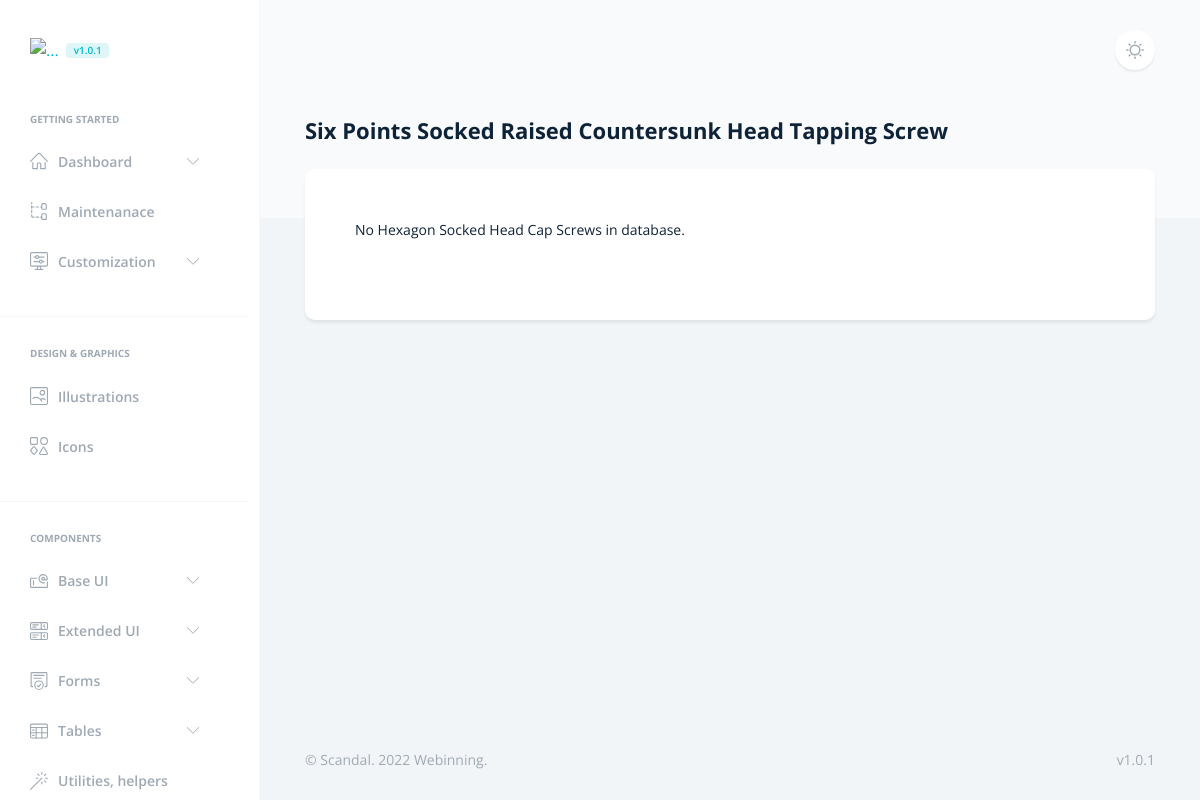
Page /fasteners/iso14583/ on the earlier database version.
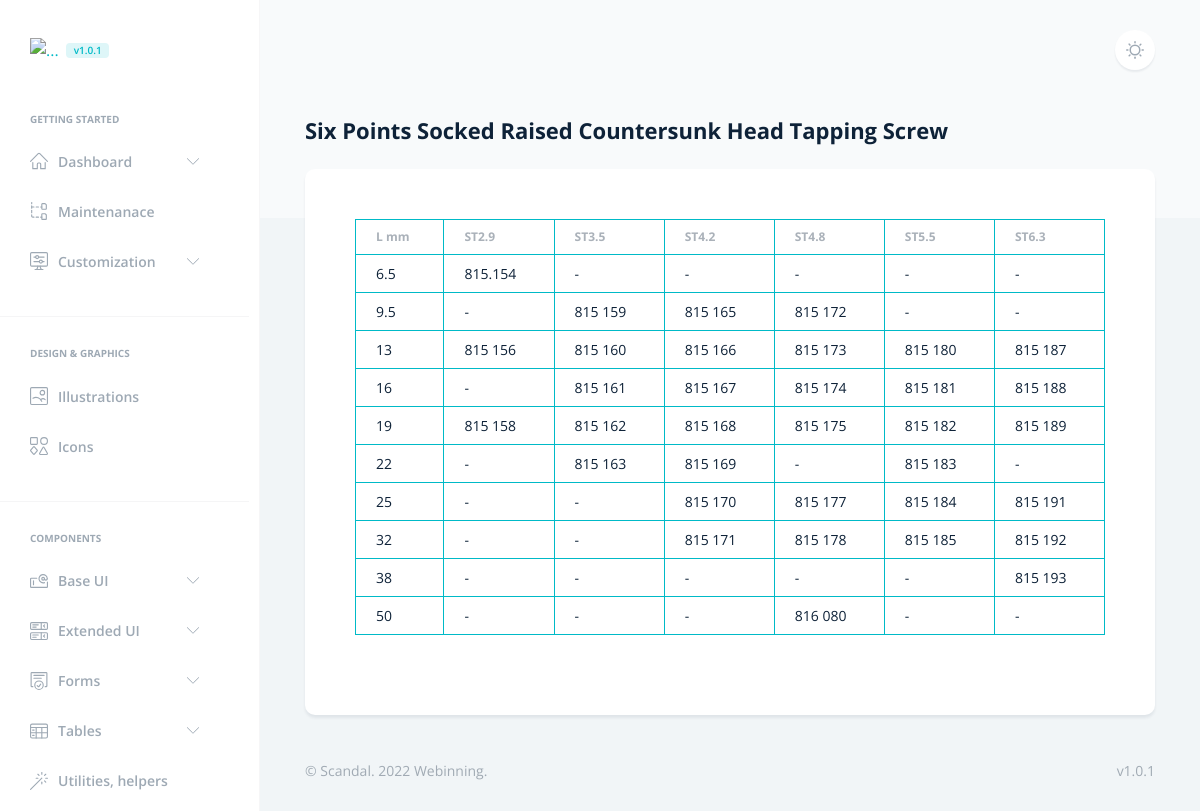
Same page on the later database version.
### fasteners/models.py (models this page shows, shortened)
class ISO14583(models.Model):
    screw_length = models.CharField(max_length=7, unique=True)
    st2_9 = models.CharField('ST2.9', max_length=7, default='-')
    st3_5 = models.CharField('ST3.5', max_length=7, default='-')
    st4_2 = models.CharField('ST4.2', max_length=7, default='-')
    st4_8 = models.CharField('ST4.8', max_length=7, default='-')
    st5_5 = models.CharField('ST5.5', max_length=7, default='-')
    st6_3 = models.CharField('ST6.3', max_length=7, default='-')
    class Meta:
        verbose_name = "ISO 14583"
        verbose_name_plural = "ISO 14583"

### fasteners/views.py (the view)
# urls.py: path('iso14583/', views.iso14583, name='iso14583'),
def iso14583(request):
    iso14583_list = ISO14583.objects.values()
    context = {
        'iso14583_list': iso14583_list,
    }
    return render(request, 'fasteners/screws/iso14583.html', context)

### templates/fasteners/screws/iso14583.html (shortened to what this page needs)
{% extends 'base.html' %}
{% load static %}
{% block navar %}
<li class="nav-item">
    <span class="h6 text-secondary ps-4 ps-lg-6 mb-3 d-block text-uppercase">Getting started</span>
</li>
<li class="nav-item dropdown">
    <a class="nav-link" href="#customization" data-bs-toggle="collapse" role="button" aria-expanded="false"
        aria-controls="customization">
        <span>Dashboard</span>
    </a>
</li>
<li class="nav-item">
    <a href="../docs/structure.html" class="nav-link">
        <span>Maintenanace</span>
    </a>
</li>
<li class="nav-item dropdown">
    <a class="nav-link" href="#customization" data-bs-toggle="collapse" role="button" aria-expanded="false"
        aria-controls="customization">
        <span>Customization</span>
    </a>
</li>
<li class="nav-item w-100">
    <hr>
</li>
<li class="nav-item">
    <span class="h6 text-secondary ps-4 ps-lg-6 mb-3 d-block text-uppercase">Design & Graphics</span>
</li>
<li class="nav-item">
    <a href="../docs/illustrations.html" class="nav-link">
        <span>Illustrations</span>
    </a>
</li>
<li class="nav-item">
    <a href="../docs/icons.html" class="nav-link">
        <span>Icons</span>
    </a>
</li>
<li class="nav-item w-100">
    <hr>
</li>
<li class="nav-item">
    <span class="h6 text-secondary ps-4 ps-lg-6 mb-3 d-block text-uppercase">Components</span>
</li>
<li class="nav-item dropdown">
    <a class="nav-link" href="#baseUI" data-bs-toggle="collapse" role="button" aria-expanded="false"
        aria-controls="baseUI">
        <span>Base UI</span>
    </a>
</li>
<li class="nav-item dropdown">
    <a class="nav-link" href="#extendedUI" data-bs-toggle="collapse" role="button" aria-expanded="false"
        aria-controls="extendedUI">
        <span>Extended UI</span>
    </a>
</li>
<li class="nav-item dropdown">
    <a class="nav-link" href="#forms" data-bs-toggle="collapse" role="button" aria-expanded="false"
        aria-controls="forms">
        <span>Forms</span>
    </a>
</li>
<li class="nav-item dropdown">
    <a class="nav-link" href="#tables" data-bs-toggle="collapse" role="button" aria-expanded="false"
        aria-controls="tables">
        <span>Tables</span>
    </a>
</li>
<li class="nav-item">
    <a href="../docs/utilities-helpers.html" class="nav-link">
        <span>Utilities, helpers</span>
    </a>
</li>
<li class="nav-item w-100">
</li>
{% endblock %}
{% block body%}
<h1 class="h2">Six Points Socked Raised Countersunk Head Tapping Screw</h1>
<div class="row">
    <div class="col">
        <div class="card border-0 p-md-6">
            <div class="card-body">
                <div class="row">
                    <div class="col">
{% if iso14583_list %}
<div class="table-responsive">
    <table class="table table-hover table-bordered border-primary table-sm">
        <thead>
            <tr>
                <th>L mm</th>
                <th>ST2.9</th>
                <th>ST3.5</th>
                <th>ST4.2</th>
                <th>ST4.8</th>
                <th>ST5.5</th>
                <th>ST6.3</th>
            </tr>
        </thead>
        {% for iso14583 in iso14583_list %}
        <tbody>
            <tr>
                <td>{{ iso14583.screw_length }}</a></td>
                <td>{{ iso14583.st2_9 }}</td>
                <td>{{ iso14583.st3_5 }}</td>
                <td>{{ iso14583.st4_2 }}</td>
                <td>{{ iso14583.st4_8 }}</td>
                <td>{{ iso14583.st5_5 }}</td>
                <td>{{ iso14583.st6_3 }}</td>
            </tr>
        </tbody>
    {% endfor %}
    </table>
</div>
{% else %}
    <p>No Hexagon Socked Head Cap Screws in database.</p>
{% endif %}
                    </div>
                </div>
            </div>
        </div>
    </div>
</div>
{% endblock %}

Differences in the rows shown:
added ISO14583: screw_length "6.5", st2_9 "815.154", st3_5 "-", st4_2 "-", st4_8 "-", st5_5 "-", st6_3 "-"
added ISO14583: screw_length "9.5", st2_9 "-", st3_5 "815 159", st4_2 "815 165", st4_8 "815 172", st5_5 "-", st6_3 "-"
added ISO14583: screw_length "13", st2_9 "815 156", st3_5 "815 160", st4_2 "815 166", st4_8 "815 173", st5_5 "815 180", st6_3 "815 187"
added ISO14583: screw_length "16", st2_9 "-", st3_5 "815 161", st4_2 "815 167", st4_8 "815 174", st5_5 "815 181", st6_3 "815 188"
added ISO14583: screw_length "19", st2_9 "815 158", st3_5 "815 162", st4_2 "815 168", st4_8 "815 175", st5_5 "815 182", st6_3 "815 189"
added ISO14583: screw_length "22", st2_9 "-", st3_5 "815 163", st4_2 "815 169", st4_8 "-", st5_5 "815 183", st6_3 "-"
added ISO14583: screw_length "25", st2_9 "-", st3_5 "-", st4_2 "815 170", st4_8 "815 177", st5_5 "815 184", st6_3 "815 191"
added ISO14583: screw_length "32", st2_9 "-", st3_5 "-", st4_2 "815 171", st4_8 "815 178", st5_5 "815 185", st6_3 "815 192"
added ISO14583: screw_length "38", st2_9 "-", st3_5 "-", st4_2 "-", st4_8 "-", st5_5 "-", st6_3 "815 193"
added ISO14583: screw_length "50", st2_9 "-", st3_5 "-", st4_2 "-", st4_8 "816 080", st5_5 "-", st6_3 "-"
Other differences:
text no longer shown: "No Hexagon Socked Head Cap Screws in database."
text now shown: "L mm ST2.9 ST3.5 ST4.2 ST4.8 ST5.5 ST6.3"
